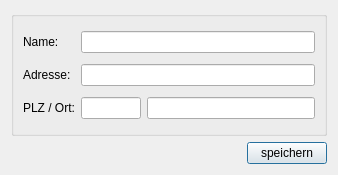
<?xml version="1.0" encoding="UTF-8"?>
<ui version="4.0">
 <class>VenueDialog</class>
 <widget class="QDialog" name="VenueDialog">
  <property name="geometry">
   <rect>
    <x>0</x>
    <y>0</y>
    <width>338</width>
    <height>175</height>
   </rect>
  </property>
  <property name="sizePolicy">
   <sizepolicy hsizetype="Fixed" vsizetype="Fixed">
    <horstretch>0</horstretch>
    <verstretch>0</verstretch>
   </sizepolicy>
  </property>
  <property name="windowTitle">
   <string>TurnFix - Wettkampfortdaten</string>
  </property>
  <property name="windowIcon">
   <iconset resource="../resources/TurnFix.qrc">
    <normaloff>:/appicons/icon.png</normaloff>:/appicons/icon.png</iconset>
  </property>
  <layout class="QGridLayout" name="gridLayout">
   <item row="0" column="0">
    <widget class="QGroupBox" name="groupBox">
     <property name="sizePolicy">
      <sizepolicy hsizetype="Expanding" vsizetype="Preferred">
       <horstretch>0</horstretch>
       <verstretch>0</verstretch>
      </sizepolicy>
     </property>
     <property name="title">
      <string/>
     </property>
     <layout class="QGridLayout" name="gridLayout_2">
      <item row="0" column="0">
       <widget class="QLabel" name="nameLabel">
        <property name="text">
         <string>Name:</string>
        </property>
       </widget>
      </item>
      <item row="0" column="1" colspan="2">
       <widget class="QLineEdit" name="txt_name"/>
      </item>
      <item row="1" column="0">
       <widget class="QLabel" name="addressLabel">
        <property name="text">
         <string>Adresse:</string>
        </property>
       </widget>
      </item>
      <item row="1" column="1" colspan="2">
       <widget class="QLineEdit" name="txt_adress"/>
      </item>
      <item row="2" column="0">
       <widget class="QLabel" name="zipCityLabel">
        <property name="text">
         <string>PLZ / Ort:</string>
        </property>
       </widget>
      </item>
      <item row="2" column="1">
       <widget class="QLineEdit" name="txt_plz">
        <property name="sizePolicy">
         <sizepolicy hsizetype="Fixed" vsizetype="Fixed">
          <horstretch>0</horstretch>
          <verstretch>0</verstretch>
         </sizepolicy>
        </property>
        <property name="minimumSize">
         <size>
          <width>60</width>
          <height>0</height>
         </size>
        </property>
        <property name="maximumSize">
         <size>
          <width>60</width>
          <height>16777215</height>
         </size>
        </property>
        <property name="inputMask">
         <string>00000</string>
        </property>
       </widget>
      </item>
      <item row="2" column="2">
       <widget class="QLineEdit" name="txt_ort"/>
      </item>
     </layout>
    </widget>
   </item>
   <item row="1" column="0">
    <widget class="QPushButton" name="but_save">
     <property name="sizePolicy">
      <sizepolicy hsizetype="Fixed" vsizetype="Fixed">
       <horstretch>0</horstretch>
       <verstretch>0</verstretch>
      </sizepolicy>
     </property>
     <property name="layoutDirection">
      <enum>Qt::RightToLeft</enum>
     </property>
     <property name="text">
      <string>speichern</string>
     </property>
    </widget>
   </item>
  </layout>
 </widget>
 <resources>
  <include location="../resources/TurnFix.qrc"/>
 </resources>
 <connections/>
</ui>
